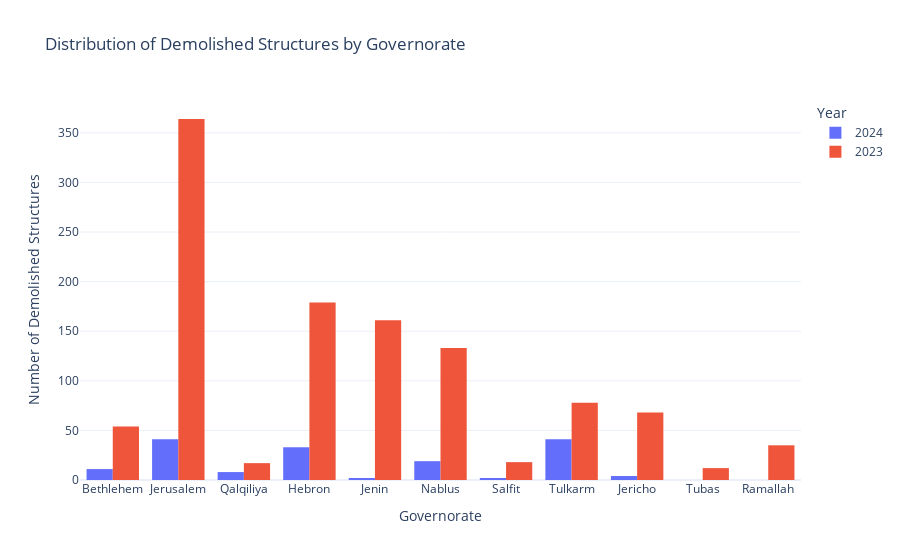

Notebook cell for this chart:
### Code cell
import plotly.express as px

# Create a histogram of demolished structures by governorate
fig = px.histogram(idps_by_year, x='Governorate', y='Demolished Structures',
                   nbins=len(idps_by_year['Governorate'].unique()),  # Number of bins equals the number of unique governorates
                   title='Distribution of Demolished Structures by Governorate',
                   labels={'Demolished Structures': 'Number of Demolished Structures', 'Governorate': 'Governorate'},
                   color='Year',  # Color by year
                   barmode='group')  # Group bars by year for comparison

# Update layout for better appearance
fig.update_layout(
    xaxis_title="Governorate",
    yaxis_title="Number of Demolished Structures",
    template="plotly_white",
    bargap=0.2  # Gap between bars
)

# Show the interactive plot
fig.show()

### Figure 1 — Plotly figure (JSON) as saved in the notebook; plotly's stock layout.template omitted (floating-point values rounded to 4 significant figures)
{"data": [{"alignmentgroup": "True", "bingroup": "x", "histfunc": "sum", "hovertemplate": "Year=2024<br>Governorate=%{x}<br>sum of Number of Demolished Structures=%{y}<extra></extra>", "legendgroup": "2024", "marker": {"color": "#636efa", "pattern": {"shape": ""}}, "name": "2024", "nbinsx": 11, "offsetgroup": "2024", "orientation": "v", "showlegend": true, "type": "histogram", "x": ["Bethlehem", "Jerusalem", "Qalqiliya", "Hebron", "Jenin", "Nablus", "Salfit", "Tulkarm", "Jericho"], "xaxis": "x", "y": [11, 41, 8, 33, 2, 19, 2, 41, 4], "yaxis": "y"}, {"alignmentgroup": "True", "bingroup": "x", "histfunc": "sum", "hovertemplate": "Year=2023<br>Governorate=%{x}<br>sum of Number of Demolished Structures=%{y}<extra></extra>", "legendgroup": "2023", "marker": {"color": "#EF553B", "pattern": {"shape": ""}}, "name": "2023", "nbinsx": 11, "offsetgroup": "2023", "orientation": "v", "showlegend": true, "type": "histogram", "x": ["Jenin", "Tubas", "Nablus", "Tulkarm", "Jericho", "Ramallah", "Salfit", "Qalqiliya", "Jerusalem", "Bethlehem", "Hebron"], "xaxis": "x", "y": [161, 12, 133, 78, 68, 35, 18, 17, 364, 54, 179], "yaxis": "y"}], "layout": {"bargap": 0.2, "barmode": "group", "legend": {"title": {"text": "Year"}, "tracegroupgap": 0}, "title": {"text": "Distribution of Demolished Structures by Governorate"}, "xaxis": {"anchor": "y", "domain": [0, 1], "title": {"text": "Governorate"}}, "yaxis": {"anchor": "x", "domain": [0, 1], "title": {"text": "Number of Demolished Structures"}}}}
